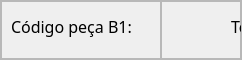
                         <widget class="QFrame" name="frame_51">
                          <property name="minimumSize">
                           <size>
                            <width>0</width>
                            <height>60</height>
                           </size>
                          </property>
                          <property name="maximumSize">
                           <size>
                            <width>16777215</width>
                            <height>60</height>
                           </size>
                          </property>
                          <property name="frameShape">
                           <enum>QFrame::StyledPanel</enum>
                          </property>
                          <property name="frameShadow">
                           <enum>QFrame::Raised</enum>
                          </property>
                          <layout class="QHBoxLayout" name="horizontalLayout_11">
                           <property name="spacing">
                            <number>0</number>
                           </property>
                           <property name="leftMargin">
                            <number>0</number>
                           </property>
                           <property name="topMargin">
                            <number>0</number>
                           </property>
                           <property name="rightMargin">
                            <number>0</number>
                           </property>
                           <property name="bottomMargin">
                            <number>0</number>
                           </property>
                           <item>
                            <widget class="QFrame" name="frame_52">
                             <property name="sizePolicy">
                              <sizepolicy hsizetype="Preferred" vsizetype="Preferred">
                               <horstretch>0</horstretch>
                               <verstretch>0</verstretch>
                              </sizepolicy>
                             </property>
                             <property name="minimumSize">
                              <size>
                               <width>160</width>
                               <height>0</height>
                              </size>
                             </property>
                             <property name="frameShape">
                              <enum>QFrame::StyledPanel</enum>
                             </property>
                             <property name="frameShadow">
                              <enum>QFrame::Raised</enum>
                             </property>
                             <widget class="QLabel" name="label_21">
                              <property name="geometry">
                               <rect>
                                <x>10</x>
                                <y>0</y>
                                <width>160</width>
                                <height>51</height>
                               </rect>
                              </property>
                              <property name="sizePolicy">
                               <sizepolicy hsizetype="Preferred" vsizetype="Preferred">
                                <horstretch>0</horstretch>
                                <verstretch>0</verstretch>
                               </sizepolicy>
                              </property>
                              <property name="font">
                               <font>
                                <family>Equinox Bold</family>
                                <pointsize>12</pointsize>
                               </font>
                              </property>
                              <property name="text">
                               <string>Código peça B1:</string>
                              </property>
                             </widget>
                            </widget>
                           </item>
                           <item>
                            <widget class="QFrame" name="frame_53">
                             <property name="minimumSize">
                              <size>
                               <width>80</width>
                               <height>0</height>
                              </size>
                             </property>
                             <property name="frameShape">
                              <enum>QFrame::StyledPanel</enum>
                             </property>
                             <property name="frameShadow">
                              <enum>QFrame::Raised</enum>
                             </property>
                             <widget class="QLabel" name="lbl_cod_part_b1">
                              <property name="geometry">
                               <rect>
                                <x>10</x>
                                <y>0</y>
                                <width>191</width>
                                <height>51</height>
                               </rect>
                              </property>
                              <property name="sizePolicy">
                               <sizepolicy hsizetype="Expanding" vsizetype="Expanding">
                                <horstretch>1</horstretch>
                                <verstretch>1</verstretch>
                               </sizepolicy>
                              </property>
                              <property name="font">
                               <font>
                                <family>Equinox Bold</family>
                                <pointsize>12</pointsize>
                               </font>
                              </property>
                              <property name="text">
                               <string>TextLabel</string>
                              </property>
                              <property name="alignment">
                               <set>Qt::AlignCenter</set>
                              </property>
                             </widget>
                            </widget>
                           </item>
                          </layout>
                         </widget>
